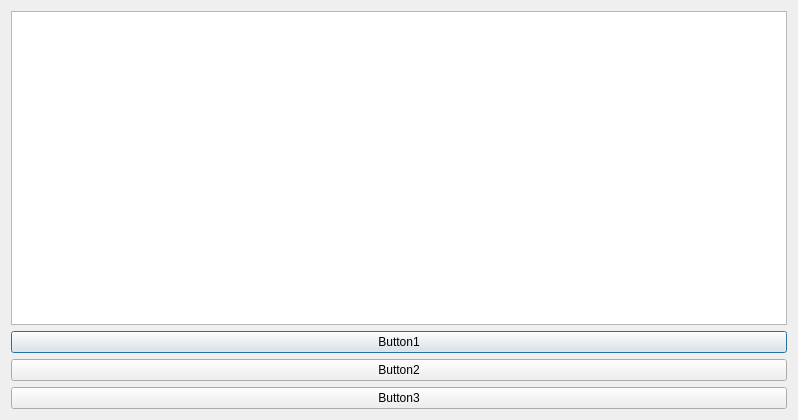
<?xml version="1.0" encoding="UTF-8"?>
<ui version="4.0">
 <class>Dialog</class>
 <widget class="QDialog" name="Dialog">
  <property name="geometry">
   <rect>
    <x>0</x>
    <y>0</y>
    <width>798</width>
    <height>420</height>
   </rect>
  </property>
  <property name="sizePolicy">
   <sizepolicy hsizetype="Expanding" vsizetype="Fixed">
    <horstretch>0</horstretch>
    <verstretch>0</verstretch>
   </sizepolicy>
  </property>
  <property name="windowTitle">
   <string>Dialog</string>
  </property>
  <layout class="QGridLayout" name="gridLayout">
   <item row="0" column="0">
    <layout class="QVBoxLayout" name="verticalLayout">
     <property name="sizeConstraint">
      <enum>QLayout::SetNoConstraint</enum>
     </property>
     <item>
      <widget class="QListWidget" name="listWidget"/>
     </item>
     <item>
      <widget class="QPushButton" name="pushButton_3">
       <property name="text">
        <string>Button1</string>
       </property>
      </widget>
     </item>
     <item>
      <widget class="QPushButton" name="pushButton_2">
       <property name="text">
        <string>Button2</string>
       </property>
      </widget>
     </item>
     <item>
      <widget class="QPushButton" name="pushButton">
       <property name="text">
        <string>Button3</string>
       </property>
      </widget>
     </item>
    </layout>
   </item>
  </layout>
 </widget>
 <resources/>
 <connections/>
</ui>
